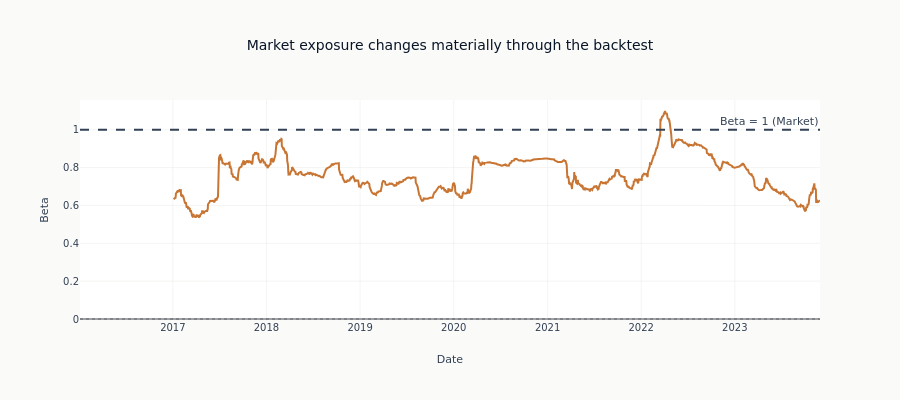

Notebook cell for this chart:
### Code cell
# Rolling Beta
rolling_beta = pd.Series(index=strategy_returns.index, dtype=float)

window = 252
for i in range(window, len(strategy_returns)):
    strat_window = strategy_returns.iloc[i - window : i].values
    bench_window = spy_returns.iloc[i - window : i].values
    _, beta_i = alpha_beta(strat_window, bench_window)
    rolling_beta.iloc[i] = beta_i

fig = go.Figure()

fig.add_trace(
    go.Scatter(
        x=rolling_beta.index,
        y=rolling_beta,
        name="Rolling 1Y Beta",
        line=dict(color=COLORS["copper"], width=2),
    )
)

fig.add_hline(
    y=1, line_dash="dash", line_color=COLORS["neutral"], annotation_text="Beta = 1 (Market)"
)
fig.add_hline(y=0, line_dash="dot", line_color=COLORS["neutral"], opacity=0.3)

fig.update_layout(
    title="Market exposure changes materially through the backtest",
    xaxis_title="Date",
    yaxis_title="Beta",
    height=400,
)
fig.show()

### Figure 1 — Plotly figure (JSON) as saved in the notebook; plotly's stock layout.template omitted (floating-point values rounded to 4 significant figures; data arrays with more than 128 entries replaced by an {"elided": "..."} marker saying what was removed)
{"data": [{"line": {"color": "#C87533", "width": 2}, "name": "Rolling 1Y Beta", "type": "scatter", "x": {"elided": "1990 str values"}, "y": {"elided": "1990 float values"}}], "layout": {"annotations": [{"showarrow": false, "text": "Beta = 1 (Market)", "x": 1, "xanchor": "right", "xref": "x domain", "y": 1, "yanchor": "bottom", "yref": "y"}], "height": 400, "shapes": [{"line": {"color": "#334155", "dash": "dash"}, "type": "line", "x0": 0, "x1": 1, "xref": "x domain", "y0": 1, "y1": 1, "yref": "y"}, {"line": {"color": "#334155", "dash": "dot"}, "opacity": 0.3, "type": "line", "x0": 0, "x1": 1, "xref": "x domain", "y0": 0, "y1": 0, "yref": "y"}], "title": {"text": "Market exposure changes materially through the backtest"}, "xaxis": {"title": {"text": "Date"}}, "yaxis": {"title": {"text": "Beta"}}}}
